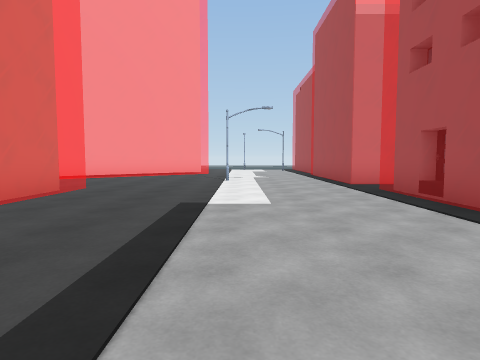
[1] (above)

18 first-person views from a walk through a scene from a Unity 3-D project. The camera is 1.25 m above the floor, tilts 4° down and sees 75° across. The floor is counted in squares, 1.75 m on a side. Each view is taken from the middle of a square. On the plan, view 1 faces up. The plan holds only what a view shows up to about 10 squares ahead; the rest is blank. The place goes on beyond the plan. The player is left out. Some surface patterns are stand-ins.

[2]
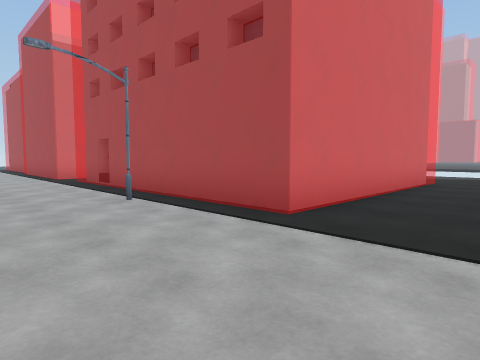

[3]
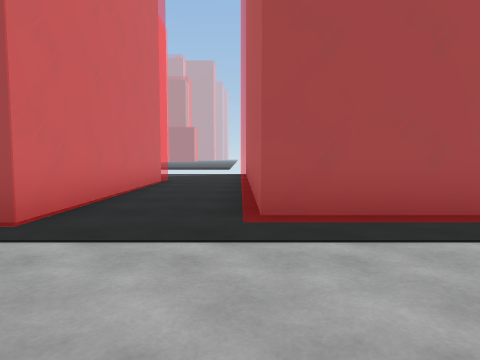

[4]
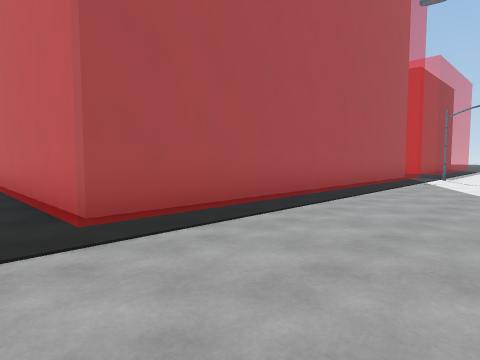

[5]
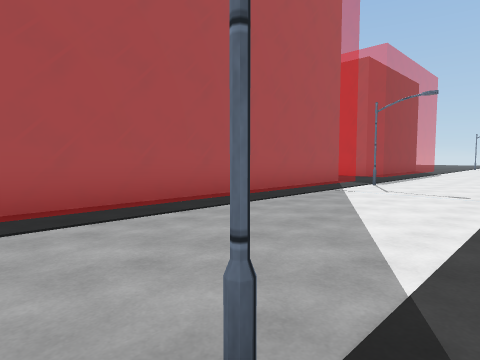

[6]
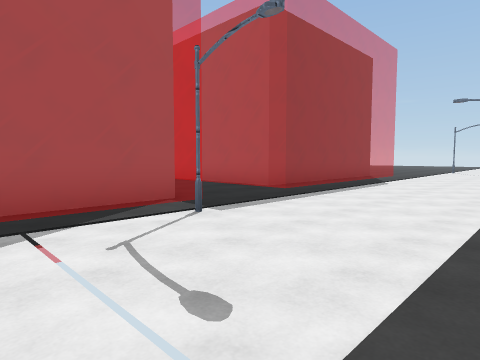

[7]
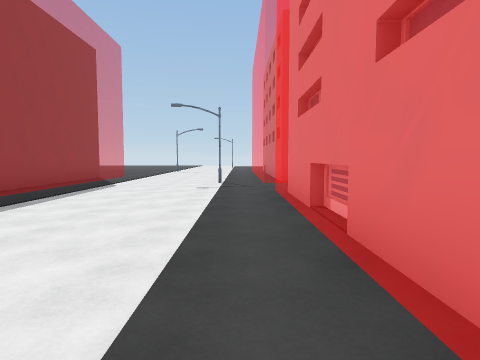

[8]
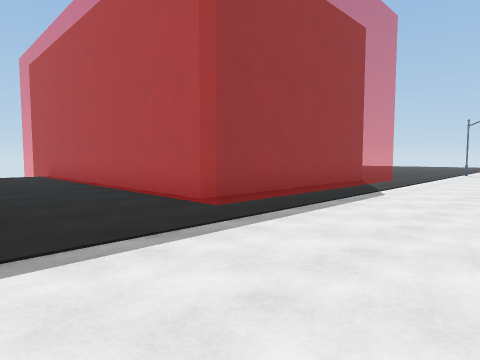

[9]
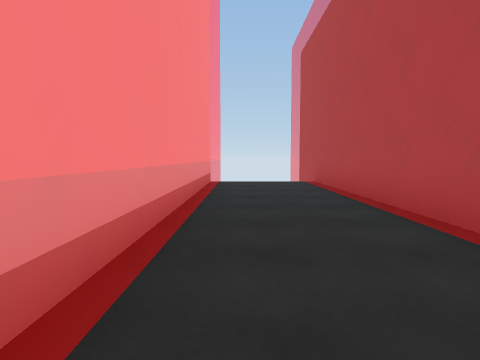

[10]
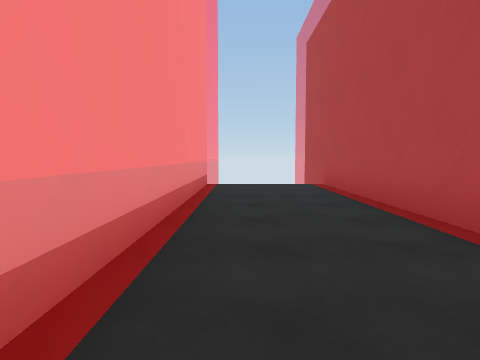

[11]
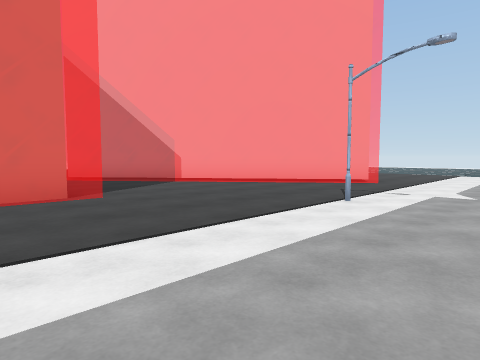

[12]
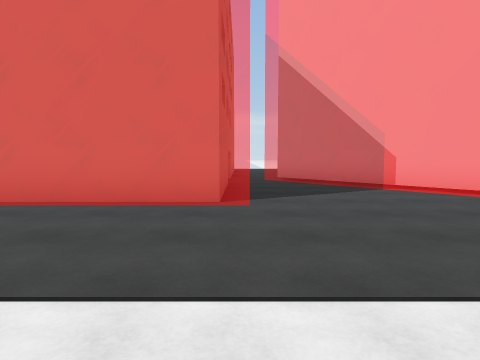

[13]
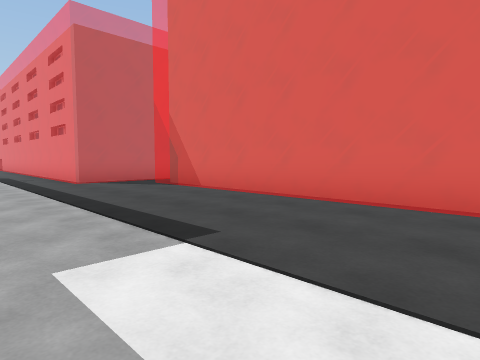

[14]
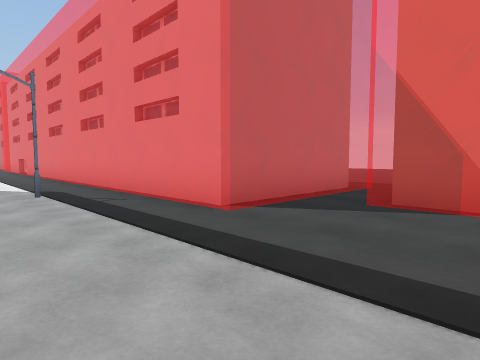

[15]
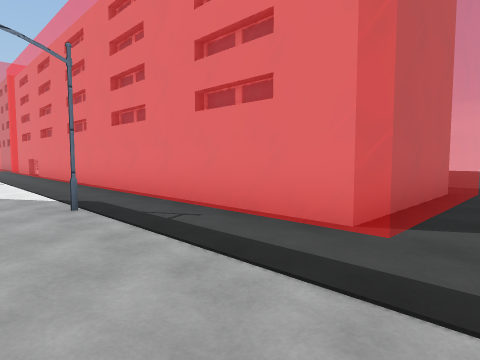

[16]
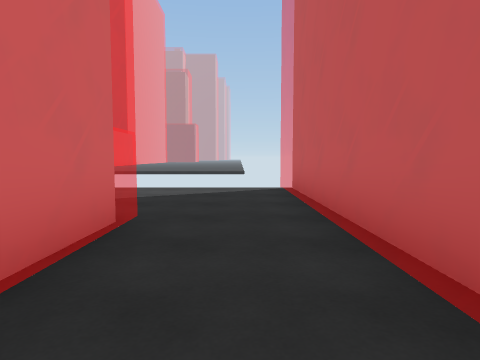

[17]
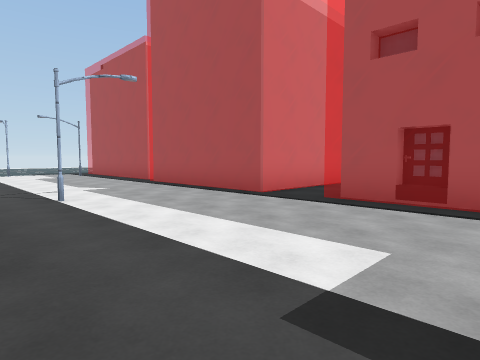

[18]
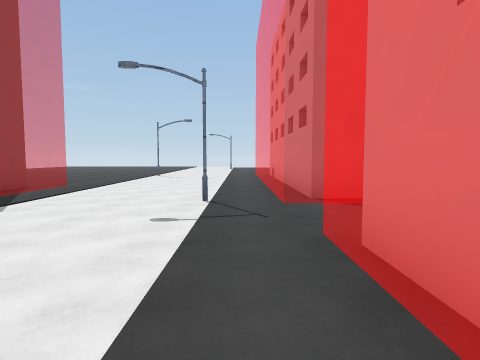

### Floor plan
Key: @ floor where view 1 was taken; . floor; = window, fence, low wall or low ledge; S streetlight; B building.
Columns run from 9 left of view 1 to 15 right of it. Each row starts with its distance up from view 1.
 12     B=......B
 11    B=.......B
 10  BB=.....S..B
  9 BB=.........B
  8 =...........B====
  7 ======......=
  6      B......=B
  5      B......=B
  4      B......=B
  3      B......=B
  2      B.....S=B
  1      B......=B
  0      B...@..=BBBBBB ...
 -1      =.................
 -2 ...=====...............
 -3 ...   BB.....===========
 -4        B.....B
 -5        B.....B
 -6        B.S...B
 -7        B.....B
 -8        B.....B
 -9        B.....B
-10        B.....B
-11        B.....B
-12        B.....B
-13        B.....B
-14        B...S.BBBBBBBBBB
-15        B...............
-16        B...............
-17        B.....============
-18        B.....=
-19        =.....=
-20        ......=
-21        =.S...=
-22       B=.....=
-23        =.....=
-24        =.....=

Where each view was taken, in squares from view 1:
view 1: 0 up, 0 right, facing up
view 2: 3 down, 0 right, facing up-right
view 3: 3 down, 0 right, facing right
view 4: 2 down, 0 right, facing down-right
view 5: 5 down, 1 left, facing down-right
view 6: 11 down, 1 left, facing down-right
view 7: 12 down, 1 left, facing down
view 8: 14 down, 0 right, facing down-right
view 9: 15 down, 4 right, facing right
view 10: 15 down, 5 right, facing right
view 11: 5 up, 2 right, facing up-left
view 12: 7 up, 1 right, facing left
view 13: 7 up, 1 right, facing down-left
view 14: 1 up, 1 right, facing down-left
view 15: 1 down, 1 right, facing down-left
view 16: 2 down, 6 right, facing right
view 17: 4 up, 2 left, facing up-right
view 18: 16 down, 1 left, facing down
